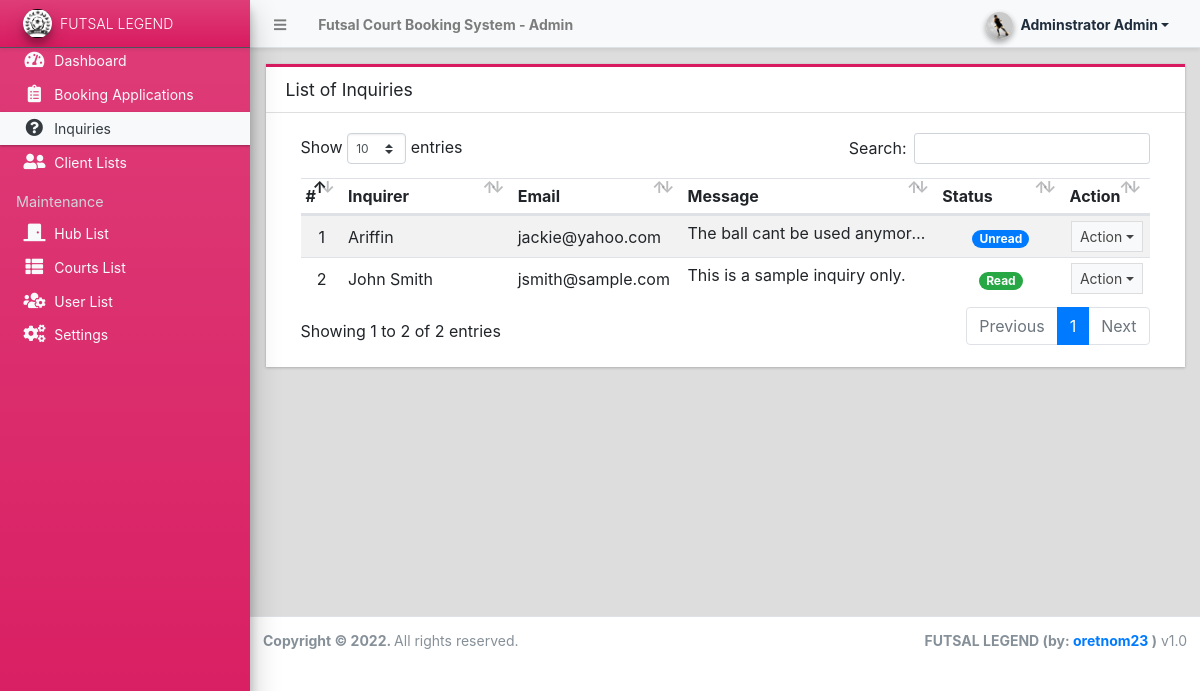
The page /admin/?page=inquiries (signed in) on the database its author committed.
### tables this page shows
CREATE TABLE `message_list` (
  `id` int(30) NOT NULL,
  `fullname` text NOT NULL,
  `contact` text NOT NULL,
  `email` text NOT NULL,
  `message` text NOT NULL,
  `status` tinyint(1) NOT NULL DEFAULT 0,
  `date_created` datetime NOT NULL DEFAULT current_timestamp()
);

### admin/inquiries/index.php (the view, shortened to what this page needs)
<div class="card card-outline card-maroon rounded-0">
	<div class="card-header">
		<h3 class="card-title">List of Inquiries</h3>
	</div>
	<div class="card-body">
		<div class="container-fluid">
        <div class="container-fluid">
			<table class="table table-hover table-striped">
				<colgroup>
					<col width="5%">
					<col width="20%">
					<col width="20%">
					<col width="30%">
					<col width="15%">
					<col width="10%">
				</colgroup>
				<thead>
					<tr>
						<th>#</th>
						<th>Inquirer</th>
						<th>Email</th>
						<th>Message</th>
						<th>Status</th>
						<th>Action</th>
					</tr>
				</thead>
				<tbody>
					<?php
						$i = 1;
						$qry = $conn->query("SELECT * from `message_list`  order by status asc, unix_timestamp(date_created) desc ");
						while($row = $qry->fetch_assoc()):
					?>
						<tr>
							<td class="text-center"><?php echo $i++; ?></td>
							<td><?php echo ucwords($row['fullname']) ?></td>
							<td><?php echo ($row['email']) ?></td>
							<td class="truncate-1"><?php echo ($row['message']) ?></td>
							<td class="text-center">
								<?php if($row['status'] == 1): ?>
									<span class="badge badge-pill badge-success">Read</span>
								<?php else: ?>
								<span class="badge badge-pill badge-primary">Unread</span>
								<?php endif; ?>
							</td>
							<td align="center">
								 <button type="button" class="btn btn-flat btn-default btn-sm dropdown-toggle dropdown-icon" data-toggle="dropdown">
				                  		Action
				                  </button>
							</td>
						</tr>
					<?php endwhile; ?>
				</tbody>
			</table>
		</div>
		</div>
	</div>
</div>

### rows shown on the page
message_list: fullname "Ariffin", email "jackie@yahoo.com", message "The ball cant be used…", status "Unread"
message_list: fullname "John Smith", email "jsmith@sample.com", message "This is a sample inquiry only.", status "Read"

### other values the page prints
$_settings->info('name') "Futsal Court Booking System"
$_settings->userdata('firstname').' '.$_settings->userdata('lastname') "Adminstrator Admin"
$_settings->info('short_name') "FUTSAL LEGEND"
